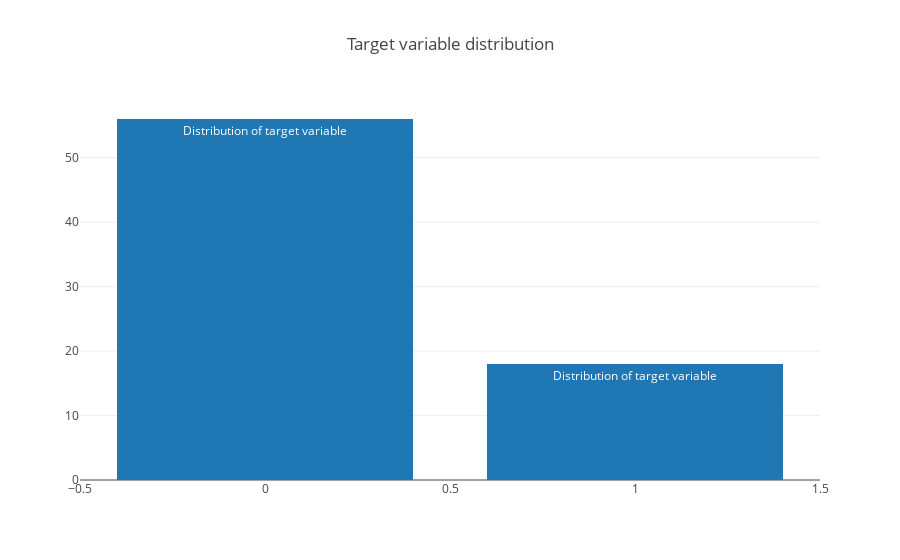

Write notebook code for a chart like this one.
### Markdown cell above
**Target 变量审查**

### Code cell
data = [go.Bar(x=train['Y'].value_counts().index.values,
               y=train['Y'].value_counts().values, 
               text='Distribution of target variable')]
layout = go.Layout(title='Target variable distribution')
fig = go.Figure(data=data, layout=layout)

py.iplot(fig, filename='basic-bar')

### Figure 1 — Plotly figure (JSON) as saved in the notebook; plotly's stock layout.template omitted (floating-point values rounded to 4 significant figures)
{"data": [{"text": "Distribution of target variable", "type": "bar", "x": [0, 1], "y": [56, 18]}], "layout": {"title": "Target variable distribution"}}
